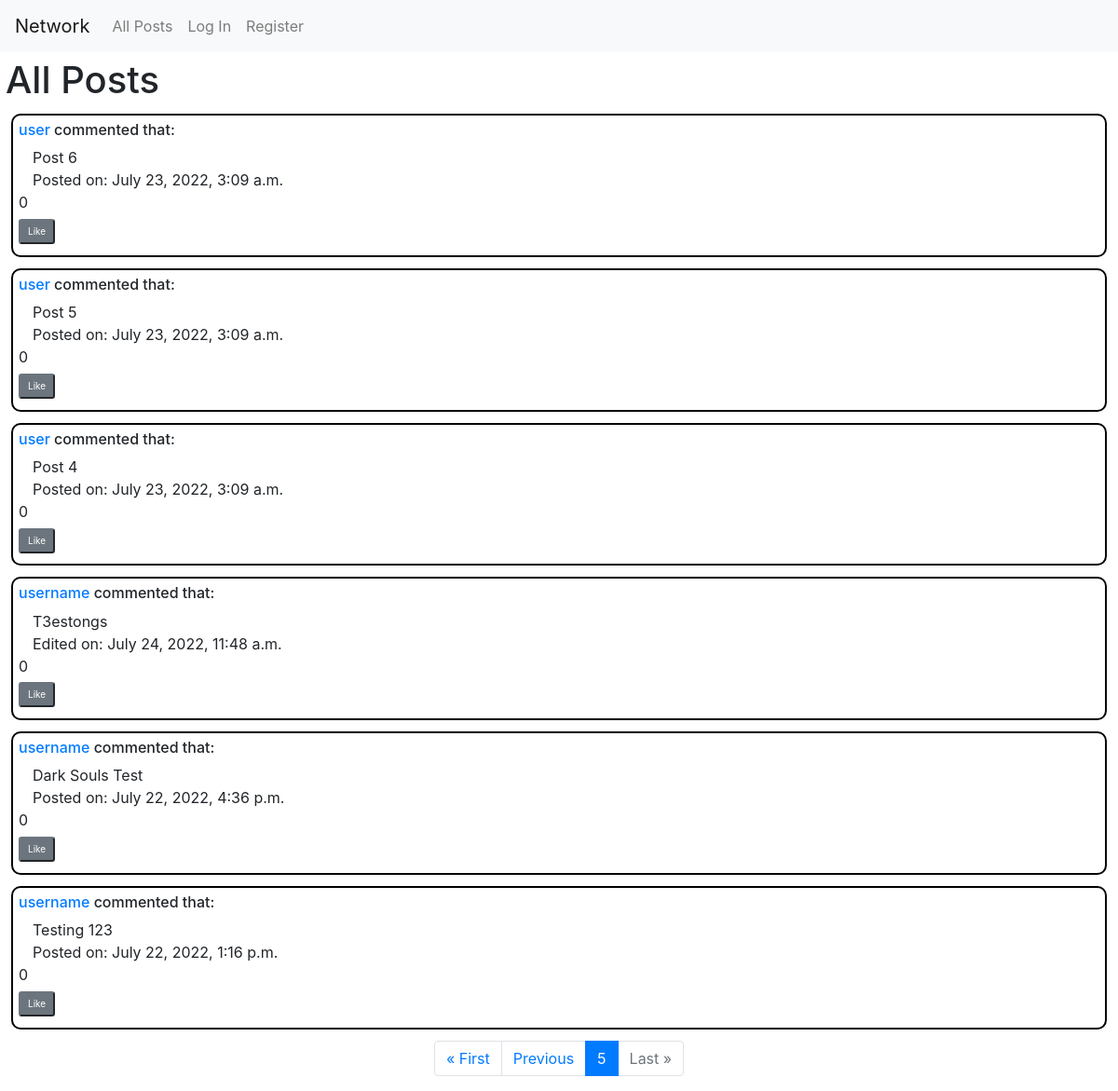
The app's page /?page=5 with its own data.
### network/models.py (models this page shows, shortened)
class Post(models.Model):
    post_id = models.BigAutoField(primary_key=True)
    post_content = models.TextField()
    post_timestamp = models.DateTimeField(auto_now_add=True, verbose_name="Post_Created")
    post_edited = models.BooleanField(default=False)
    post_edited_timestamp = models.DateTimeField(auto_now=True, verbose_name="Post_Edited", null=True, blank=True)    # Only updated for Model.save(). May be empty as may not be edited
    post_num_likes = models.IntegerField(default=0)
    post_likes_list = models.ManyToManyField(User, related_name="Posts_Liked")
    user = models.ForeignKey(User, on_delete=models.CASCADE, related_name="Author")
    class Meta:
        ordering = ['-post_timestamp']

class User(AbstractUser):
    id = models.BigAutoField(primary_key=True)
    following_list = models.ManyToManyField("self", symmetrical=False, blank=True, related_name="Followers")

### network/views.py (the view)
# urls.py: path("", views.index, name="index"),
def index(request):
    if request.method == "POST":
        current_user = request.user
        user_post_content = request.POST["posting_area"]
        user_post = Post(user=current_user, post_content=user_post_content)
        user_post.save()
        return HttpResponseRedirect(reverse("index"))
    else:
        public_posts = Post.objects.all()
        public_posts_list = []
        for object in public_posts:
            public_posts_list.append(object)
        public_posts_paginator = Paginator(public_posts_list, 10)   # Show 10 per Page
        page_number = request.GET.get('page')       # When User clicks on a Page Number
        page_obj = public_posts_paginator.get_page(page_number)
        return render(request, "network/index.html", {
            "post_form": NewPost(),
            'page_obj': page_obj
        })

### network/templates/network/index.html (shortened to what this page needs)
{% extends "network/layout.html" %}
{% load static %}
{% block body %}
    <h1 class="nav-headers">All Posts</h1>
    {% for post in page_obj %}
        <div class="general-post">
            <h6><a href="{% url 'profile' post.user.User_Profile.profile_id %}">{{ post.user.username }}</a> commented that:</h6>
            <div id="Post-{{ post.post_id }}" class="container-fluid Post-View">
                <div name="Post-Contents" class="Post-Contents" id="Post-Contents-{{ post.post_id }}">
                    {{ post.post_content }}
                </div>
                {% if post.post_edited %}
                    <span id="Post-Edited-Timestamp-{{ post.post_id }}">Edited on: {{ post.post_edited_timestamp }}</span>
                {% else %}
                    <span id="Post-Timestamp-{{ post.post_id }}">Posted on: {{ post.post_timestamp }}</span>
                {% endif %}
            </div>
            <div id="Post-Buttons-{{ post.post_id }}">
                <span id="Num-Likes-{{ post.post_id }}">{{ post.post_num_likes }}</span>
                <div id="Post-Like-Div-{{ post.post_id }}">
                    <button class="btn-sm btn-secondary button-margins Post-Like-Button" id="Post-Like-Button-{{ post.post_id }}" value="{{ post.post_id }}">Like</button>
                </div>
            </div>
        </div>
    {% endfor %}
    <nav>
        <ul class="pagination justify-content-center">
            {% if page_obj.number == 1 %}
                <li class="page-item disabled"><a class="page-link" href="?page=1">&laquo; First</a></li>
            {% else %}
                <li class="page-item"><a class="page-link" href="?page=1">&laquo; First</a></li>
            {% endif %}
            {% if page_obj.has_previous %}
                <li class="page-item"><a class="page-link" href="?page={{ page_obj.previous_page_number }}">Previous</a></li>
            {% endif %}
                <li class="page-item active"><a class="page-link" href="?page={{ page_obj.number }}">{{ page_obj.number }}</a></li>
            {% if page_obj.number == page_obj.paginator.num_pages %}
                <li class="page-item disabled"><a class="page-link" href="?page={{ page_obj.paginator.num_pages }}">Last &raquo;</a></li>
            {% else %}
                <li class="page-item"><a class="page-link" href="?page={{ page_obj.paginator.num_pages }}">Last &raquo;</a></li>
            {% endif %}
        </ul>
    </nav>
{% endblock %}

### network/static/network/styles.css (style rules this page uses)
.follow-div, .general-post-profile, .general-post { border: 2px solid black; border-radius: 10px; text-align: left; width: auto; margin: 1%; padding: 0.5%; }
.button-margins-follow, .button-margins-post, .button-margins { margin-top: 0.5%; margin-bottom: 0.5%; vertical-align: middle; font-size: x-small; }
.nav-headers { margin: 0.5%; }

### records on screen
Post: user.username "user", post_content "Post 6", post_timestamp "July 23, 2022, 3:09 a.m.", post_num_likes "0", {{ post.post_id }} 6 (drawn)
Post: user.username "user", post_content "Post 5", post_timestamp "July 23, 2022, 3:09 a.m.", post_num_likes "0", {{ post.post_id }} 5 (drawn)
Post: user.username "user", post_content "Post 4", post_timestamp "July 23, 2022, 3:09 a.m.", post_num_likes "0", {{ post.post_id }} 4 (drawn)
Post: user.username "username", post_content "T3estongs", post_edited_timestamp "July 24, 2022, 11:48 a.m.", post_num_likes "0", {{ post.post_id }} 3 (drawn)
Post: user.username "username", post_content "Dark Souls Test", post_timestamp "July 22, 2022, 4:36 p.m.", post_num_likes "0", {{ post.post_id }} 2 (drawn)
Post: user.username "username", post_content "Testing 123", post_timestamp "July 22, 2022, 1:16 p.m.", post_num_likes "0", {{ post.post_id }} 1 (drawn)

### other values on screen
{{ page_obj.number }} "5"
